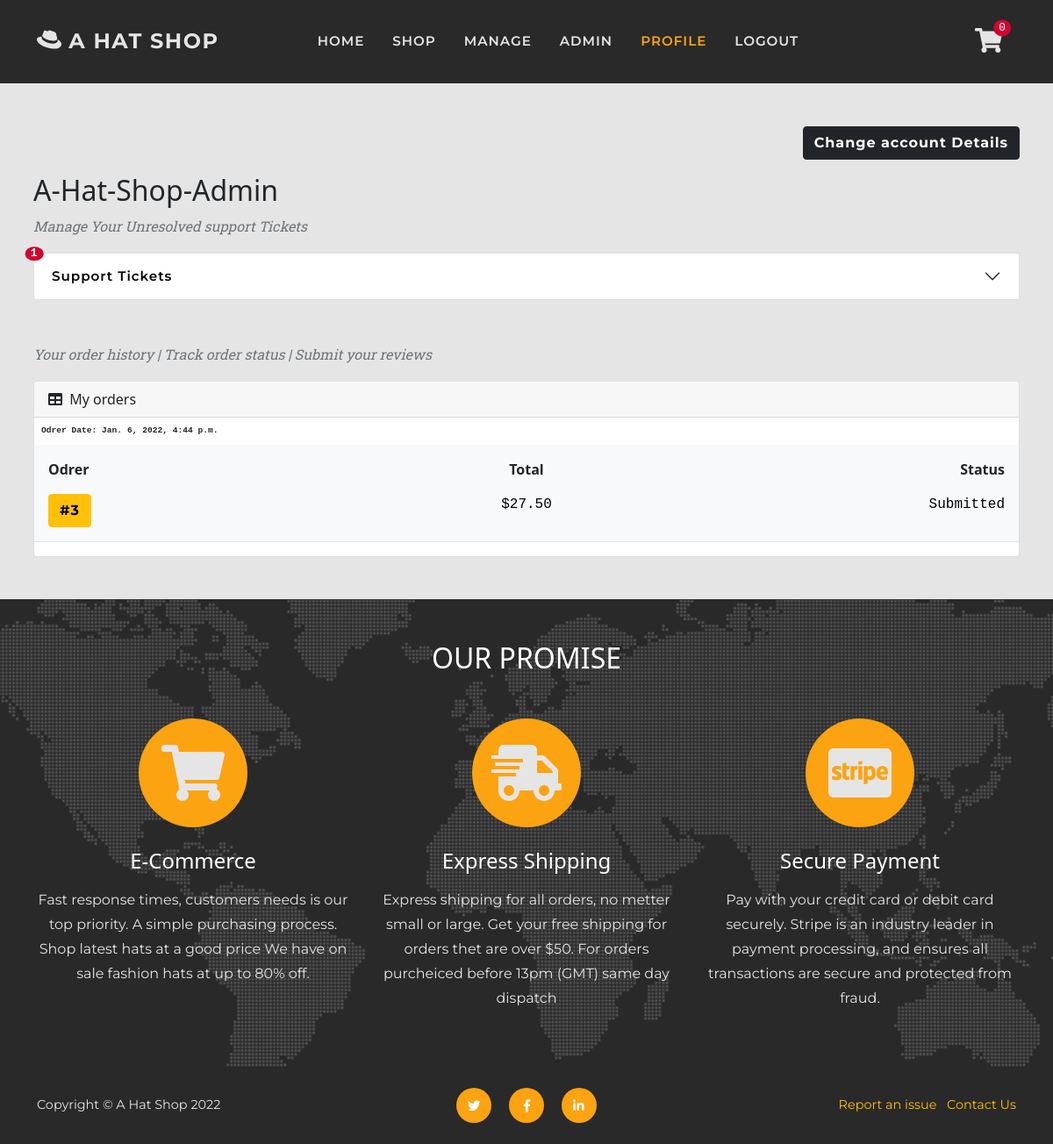
Before: /user/ (signed in) with the older database file.
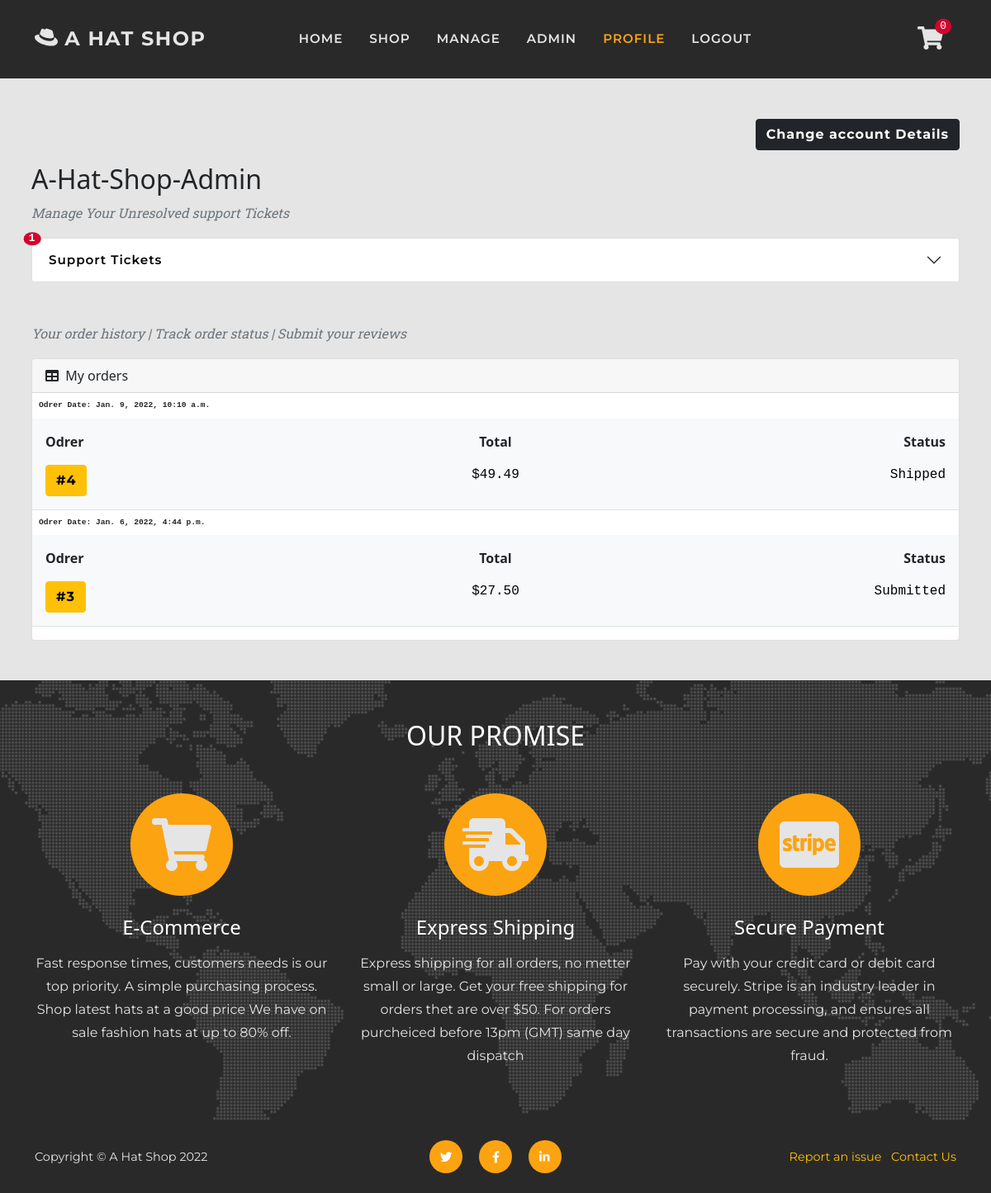
After: the same page with the newer database file.
### checkout/models.py (models this page shows, shortened)
class Order(models.Model):
    SUBMITTED = 'Submitted'
    PAYMENT = 'Payment received'
    PROCESSED = 'Proccessed'
    SHIPPED = 'Shipped'
    CANCELLED = 'Cancelled'
    COMPLETED = 'Completed'
    ORDER_STATUS = [
        (SUBMITTED, 'Submitted'),
        (PAYMENT, 'Payment received'),
        (PROCESSED, 'Proccessed'),
        (SHIPPED, 'Shipped'),
        (CANCELLED, 'Cancelled'),
        (COMPLETED, 'Completed'),
    ]
    date = models.DateTimeField(auto_now_add=True)
    status = models.CharField(
        max_length=50, default=SUBMITTED, choices=ORDER_STATUS)
    order_number = models.CharField(
        max_length=32, null=False, editable=False)
    total = models.DecimalField(
        max_digits=10, decimal_places=2, default=0)
    delivery = models.DecimalField(
        max_digits=6, decimal_places=2, default=0)
    items = models.TextField(
        null=False, blank=False, default='')
    stripe_pid = models.CharField(
        max_length=254, null=False, blank=False, default='')
    paid = models.BooleanField(default=False)
    user_profile = models.ForeignKey(
        User, on_delete=models.SET_NULL,
        null=True, blank=True, related_name='orders')
    full_name = models.CharField(max_length=50)
    email = models.EmailField(max_length=50)
    shipping_name = models.CharField(max_length=50)
    address_line_1 = models.CharField(max_length=100)
    address_line_2 = models.CharField(max_length=100, blank=True)
    city = models.CharField(max_length=60)
    county = models.CharField(max_length=60, blank=True)
    postcode = models.CharField(max_length=30, blank=True)
    country = CountryField(blank_label='Country')
    def __str__(self):
        return str(f'Order #{self.id}')

### customers/views.py (the view)
# urls.py: path('user/', include('customers.urls')),
@login_required
def customers(request):
    order_count = None
    all_orders = False
    profile = request.user
    issues = profile.user_support.all().exclude(status='Resolved')
    issues_count = issues.count()
    reviews = request.user.user_review.all()
    print(profile.orders)
    if profile.orders:
        if 'all' in request.GET:
            orders = profile.orders.all()
            all_orders = True
        else:
            orders = profile.orders.all()[:10]
            order_count = orders.count()
    else:
        orders = False
    context = {
            'issues_count': issues_count,
            'order_count': order_count,
            'reviews': reviews,
            'all': all_orders,
            'issues': issues,
            'orders': profile.orders.all(),
        }
    return render(request, 'profile/profile.html', context)

### cart/contexts.py (called while the page is built, shortened)
def cart_contents(request):
    cart_items = []
    total = 0
    before = 0
    item_count = 0
    availability = 0
    cart = request.session.get('cart', {})
    if total < 50:
        delivery = total * Decimal(10 / 100)
        free_deivery = 50 * total
    else:
        delivery = 0
        free_deivery = 0
    delivery = round(delivery, 2)
    grand_total = delivery + total
    grand_total = round(grand_total, 2)
    context = {
        'cart_items': cart_items,
        'total': total,
        'before': before,
        'item_count': item_count,
        'delivery': delivery,
        'free_deivery': free_deivery,
        'deivery_treshold': 10,
        'grand_total': grand_total,
    }
    return context

### reviews/contexts.py (called while the page is built)
def review_context(request):
    review_items = ProductReview.objects.all()
    context = {
        'review_items': review_items,
    }
    return context

### support/models.py (called while the page is built)
    def __str__(self):
        return f'Ticket #{self.id}. {self.issue} Issue. In {self.order}'

### customers/templates/profile/profile.html (shortened to what this page needs)
{% extends 'base.html' %}
{% load static %}
{% load thumbnail %}
{% load crispy_forms_tags %}
{% block extra_css %}
<link href="{% static 'css/customers.css' %}" rel="stylesheet" />
{% endblock %}
{% block page_header %}
    <header class="py-5">
    </header>
{% endblock %}
{% block content %}
<section class="page-section">
    <div class="container px-sm-2">
        <div class="col-12 text-left">
            <p class="col-12 text-end"><a class="btn btn-dark orrange" href="{% url 'user_details' %}">Change account
                    Details</a></p>
        </div>
        <h2 class="text-capitalize">{{ request.user }}</h2>
        {% if issues %}
        <div>
            <p class="text-muted text-italic">Manage Your Unresolved support Tickets
        </div>
        <div class="accordion mb-5 d-grid gap-2" id="accordionOne">
            <div class="accordion-item">
                <h2 class="accordion-header">
                    <button class="accordion-button position-relative collapsed" type="button" data-bs-toggle="collapse"
                        data-bs-target="#collapseFour" aria-expanded="true" aria-controls="collapseFour">
                        Support Tickets
                        <span
                            class="cart-pill text-white position-absolute top-0 start-0 translate-middle font-monospace bg-success {% if sale_coun != 0 %}bg-danger{% endif %} rounded-circle">
                            {{ issues_count }}
                        </span>
                    </button>
                </h2>
            </div>
        </div>
        {% endif %}
        <p class="text-muted text-italic">Your order history | Track order status | Submit your reviews</p>
        <div class="card">
            <div class="card-header">
                <i class="fas fa-table me-1"></i>
                My orders
            </div>
            <div class="card-body p-0">
                <table class="table table-borderless">
                    {% if orders %}
                    {% for order in orders reversed %}
                    <thead>
                        <tr>
                            <th class="time font-monospace">Odrer Date: {{ order.date }}</th>
                        </tr>
                    </thead>
                    <tbody>
                        <tr class="table-light border-bottom">
                            <td>
                                <table class="table table-borderless mb-0">
                                    <thead>
                                        <tr>
                                            <th>Odrer</th>
                                            <th class="text-center">Total</th>
                                            <th class="text-end">Status</th>
                                        </tr>
                                    </thead>
                                    <tbody class="">
                                        <tr class="table-light">
                                            <td class="col-4"><a class="btn btn-warning"
                                                    href="{% url 'order_history' order.order_number %}"
                                                    title="{{ order.order_number }}">
                                                    #{{ order.id}}
                                                </a></td>
                                            <td class="font-monospace col-4 text-center">${{ order.total }}</td>
                                            <td class="font-monospace col-4 text-end">{{ order.status }}</td>
                                        </tr>
                                    </tbody>
                                </table>
                            </td>
                        </tr>
                    </tbody>
                    {% endfor %}
                    {% endif %}
                </table>
            </div>
        </div>
    </div>
</section>
{% endblock %}

Changed rows visible on the page:
added Order: date "Jan. 9, 2022, 10:10 a.m.", id "4", total "49.49", status "Shipped"
